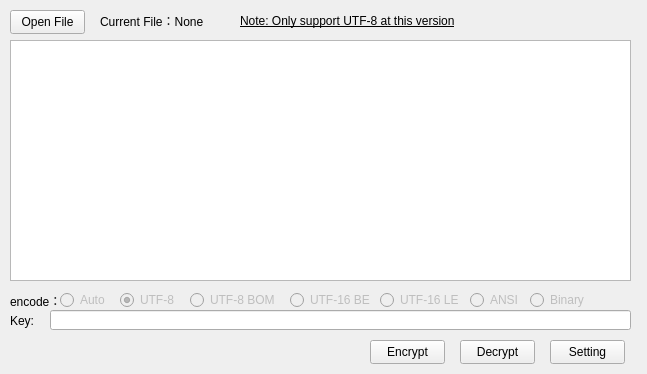
<?xml version="1.0" encoding="UTF-8"?>
<ui version="4.0">
 <class>FileClass</class>
 <widget class="QWidget" name="FileClass">
  <property name="geometry">
   <rect>
    <x>0</x>
    <y>0</y>
    <width>647</width>
    <height>374</height>
   </rect>
  </property>
  <property name="windowTitle">
   <string>File</string>
  </property>
  <property name="windowIcon">
   <iconset resource="CipherAPP.qrc">
    <normaloff>:/CipherAPP/icon.ico</normaloff>:/CipherAPP/icon.ico</iconset>
  </property>
  <widget class="QPushButton" name="open">
   <property name="geometry">
    <rect>
     <x>10</x>
     <y>10</y>
     <width>75</width>
     <height>24</height>
    </rect>
   </property>
   <property name="text">
    <string>Open File</string>
   </property>
  </widget>
  <widget class="QLabel" name="path">
   <property name="geometry">
    <rect>
     <x>100</x>
     <y>10</y>
     <width>531</width>
     <height>21</height>
    </rect>
   </property>
   <property name="text">
    <string>Current File：None</string>
   </property>
  </widget>
  <widget class="QTextEdit" name="textEdit">
   <property name="geometry">
    <rect>
     <x>10</x>
     <y>40</y>
     <width>621</width>
     <height>241</height>
    </rect>
   </property>
   <property name="undoRedoEnabled">
    <bool>false</bool>
   </property>
   <property name="readOnly">
    <bool>true</bool>
   </property>
   <property name="acceptRichText">
    <bool>false</bool>
   </property>
  </widget>
  <widget class="QLabel" name="label_2">
   <property name="geometry">
    <rect>
     <x>10</x>
     <y>290</y>
     <width>51</width>
     <height>21</height>
    </rect>
   </property>
   <property name="text">
    <string>encode：</string>
   </property>
  </widget>
  <widget class="QRadioButton" name="UTF8">
   <property name="enabled">
    <bool>false</bool>
   </property>
   <property name="geometry">
    <rect>
     <x>120</x>
     <y>290</y>
     <width>61</width>
     <height>20</height>
    </rect>
   </property>
   <property name="text">
    <string>UTF-8</string>
   </property>
   <property name="checked">
    <bool>true</bool>
   </property>
  </widget>
  <widget class="QRadioButton" name="UTF8BOM">
   <property name="enabled">
    <bool>false</bool>
   </property>
   <property name="geometry">
    <rect>
     <x>190</x>
     <y>290</y>
     <width>91</width>
     <height>20</height>
    </rect>
   </property>
   <property name="text">
    <string>UTF-8 BOM</string>
   </property>
  </widget>
  <widget class="QRadioButton" name="UTF16BE">
   <property name="enabled">
    <bool>false</bool>
   </property>
   <property name="geometry">
    <rect>
     <x>290</x>
     <y>290</y>
     <width>81</width>
     <height>20</height>
    </rect>
   </property>
   <property name="text">
    <string>UTF-16 BE</string>
   </property>
  </widget>
  <widget class="QRadioButton" name="Binary">
   <property name="enabled">
    <bool>false</bool>
   </property>
   <property name="geometry">
    <rect>
     <x>530</x>
     <y>290</y>
     <width>71</width>
     <height>20</height>
    </rect>
   </property>
   <property name="text">
    <string>Binary</string>
   </property>
  </widget>
  <widget class="QRadioButton" name="ANSI">
   <property name="enabled">
    <bool>false</bool>
   </property>
   <property name="geometry">
    <rect>
     <x>470</x>
     <y>290</y>
     <width>51</width>
     <height>20</height>
    </rect>
   </property>
   <property name="text">
    <string>ANSI</string>
   </property>
  </widget>
  <widget class="QRadioButton" name="UTF16LE">
   <property name="enabled">
    <bool>false</bool>
   </property>
   <property name="geometry">
    <rect>
     <x>380</x>
     <y>290</y>
     <width>81</width>
     <height>20</height>
    </rect>
   </property>
   <property name="text">
    <string>UTF-16 LE</string>
   </property>
  </widget>
  <widget class="QRadioButton" name="Auto">
   <property name="enabled">
    <bool>false</bool>
   </property>
   <property name="geometry">
    <rect>
     <x>60</x>
     <y>290</y>
     <width>51</width>
     <height>20</height>
    </rect>
   </property>
   <property name="text">
    <string>Auto</string>
   </property>
   <property name="checkable">
    <bool>true</bool>
   </property>
   <property name="checked">
    <bool>false</bool>
   </property>
  </widget>
  <widget class="QLabel" name="label_3">
   <property name="geometry">
    <rect>
     <x>10</x>
     <y>310</y>
     <width>31</width>
     <height>21</height>
    </rect>
   </property>
   <property name="text">
    <string>Key:</string>
   </property>
  </widget>
  <widget class="QLineEdit" name="key">
   <property name="geometry">
    <rect>
     <x>50</x>
     <y>310</y>
     <width>581</width>
     <height>20</height>
    </rect>
   </property>
  </widget>
  <widget class="QPushButton" name="encrypt">
   <property name="geometry">
    <rect>
     <x>370</x>
     <y>340</y>
     <width>75</width>
     <height>24</height>
    </rect>
   </property>
   <property name="text">
    <string>Encrypt</string>
   </property>
  </widget>
  <widget class="QPushButton" name="decrypt">
   <property name="geometry">
    <rect>
     <x>460</x>
     <y>340</y>
     <width>75</width>
     <height>24</height>
    </rect>
   </property>
   <property name="text">
    <string>Decrypt</string>
   </property>
  </widget>
  <widget class="QPushButton" name="Setting">
   <property name="geometry">
    <rect>
     <x>550</x>
     <y>340</y>
     <width>75</width>
     <height>24</height>
    </rect>
   </property>
   <property name="text">
    <string>Setting</string>
   </property>
  </widget>
  <widget class="QLabel" name="label">
   <property name="geometry">
    <rect>
     <x>240</x>
     <y>10</y>
     <width>321</width>
     <height>21</height>
    </rect>
   </property>
   <property name="font">
    <font>
     <underline>true</underline>
    </font>
   </property>
   <property name="text">
    <string>Note: Only support UTF-8 at this version</string>
   </property>
  </widget>
 </widget>
 <layoutdefault spacing="6" margin="11"/>
 <resources>
  <include location="CipherAPP.qrc"/>
 </resources>
 <connections/>
</ui>
